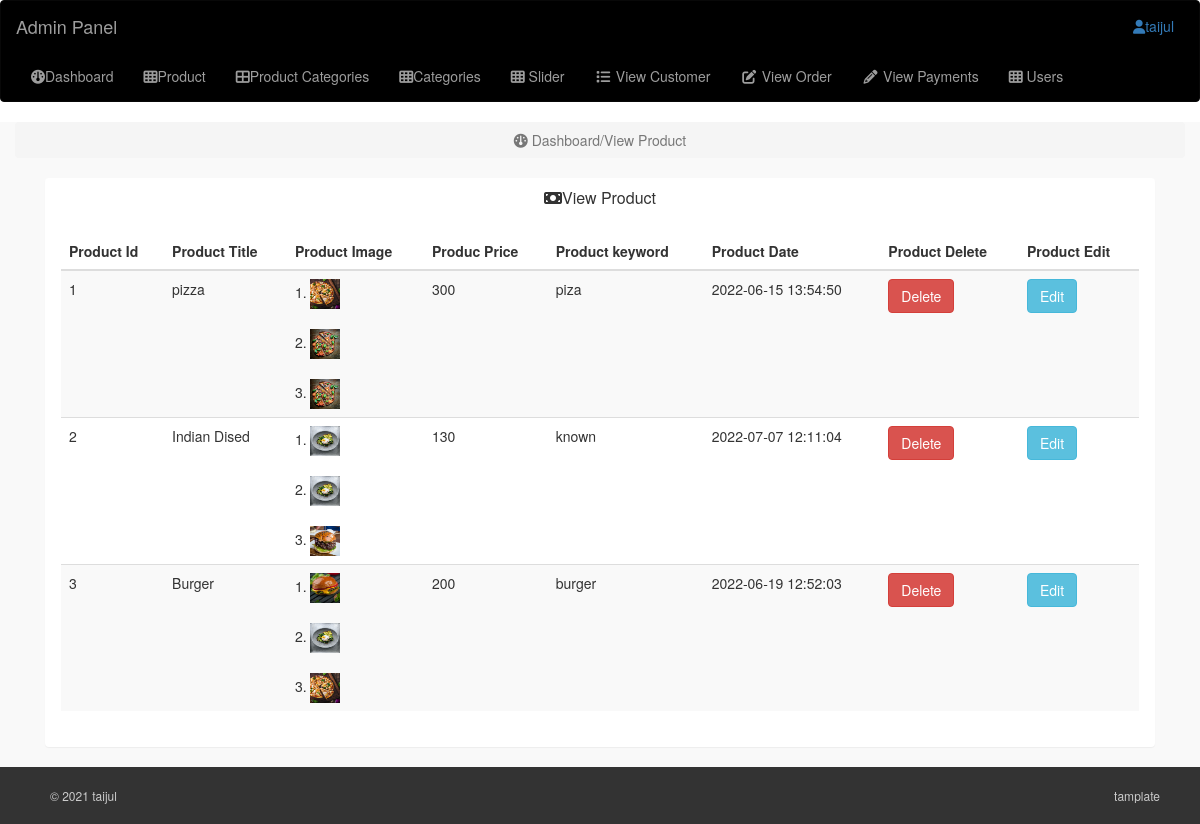
The app's page /admin_area/index.php?view_product (signed in) with its own data.
### tables this page shows
CREATE TABLE `product` (
  `product_id` int(10) NOT NULL,
  `p_cat_id` int(10) NOT NULL,
  `cat_id` int(10) NOT NULL,
  `date` timestamp NOT NULL DEFAULT current_timestamp() ON UPDATE current_timestamp(),
  `product_title` text NOT NULL,
  `product_img1` text NOT NULL,
  `product_img2` text NOT NULL,
  `product_img3` text NOT NULL,
  `product_price` int(10) NOT NULL,
  `product_dec` text NOT NULL,
  `product_key` text NOT NULL
);

### admin_area/view_product.php (the view)
<?php
if(!isset($_SESSION['admin_email'])){
    echo"<script>window.open('login.php','_self')</script>";
}else{
?>
<center>
<div class="row">
    <div class="col-lg-12">
        <div class="breadcrumb">
            <li class="active">
                <i class="fa fa-dashboard"></i>
                Dashboard/View Product
            </li>
        </div>
    </div>
</div>
</center>
<center>
    <div class="row container">
        <div class="col-lg-12">
            <div class="panel panel-defult">
                <div class="panel-heading">
                    <h3 class="panel-title">
                    <i class="fa-solid fa-money-bill"></i>View Product
                    </h3>
                </div>
                <div class="panel-body">
                    <div class="table-responsive">
                        <table class="table table-boarder table-hover table-striped">
                            <thead>
                                <tr>
                                    <th>Product Id</th>
                                    <th>Product Title</th>
                                    <th>Product Image</th>
                                    <th>Produc Price</th>
                                    <th>Product keyword</th>
                                    <th>Product Date</th>
                                    <th>Product Delete</th>
                                    <th>Product Edit</th>
                                </tr>
                            </thead>
                            <tbody>
                           <?php
                           $i=0;
                           $get_product="SELECT * FROM product";
                           $query=mysqli_query($con,$get_product);
                           while($row=mysqli_fetch_array($query)){
                            $pro_id=$row['product_id'];
                           $product_title=$row['product_title'];
                           $p_img1=$row['product_img1'];
                           $p_img2=$row['product_img2'];
                           $p_img3=$row['product_img3'];
                           $product_price=$row['product_price'];
                           $product_key=$row['product_key'];
                           $date=$row['date'];
                            $i++;
                           ?>
                            <tr >
                            <td><?php echo $i?></td>
                            <td><?php echo $product_title?></td>
                             <td>1.  <img src="product_images/<?php echo $p_img1?>" height="30" width="30" alt=""><br>
                             <br>
                             2. <img src="product_images/<?php echo $p_img2?>" height="30" width="30" alt=""><br>
                             <br>
                             3. <img src="product_images/<?php echo $p_img3?>" height="30" width="30" alt=""><br>
                            </td>
                            <td><?php echo $product_price?></td>
                            <td><?php echo $product_key ?></td>
                            <td><?php echo $date?></td>
                            <td><a href="index.php?delete_id=<?php echo  $pro_id; ?>" class="btn btn-danger" > Delete</a></td>
                            <td><a href="index.php?edit_id=<?php echo  $pro_id; ?>" class="btn btn-info" > Edit</a></td>
                            <?php }?>
                            </tr>
                            </tbody>
                        </table>
                    </div>
                </div>
            </div>
        </div>
    </div>
</center>
<?php }?>

### admin_area/includes/sidebar.php (shortened to what this page needs)
<?php
if(!isset($_SESSION['admin_email'])){
    echo"<script>window.open('login.php','_self')</script>";
}else{
?>
<nav class="navbar navbar-inverse " style="background:black ;">
    <div class="navbar-header">
        <a href="index.php?dashboard" class="navbar-brand">Admin Panel</a>
    </div>
    <ul class="nav navbar-right top-nav">
        <li class="dropdown">
            <a href="#" class="dropdown-toggle" style="margin-right: 10px;" data-toggle="dropdown">
                <i class="fa fa-user"></i><?php echo $admin_name?>
            </a>
        </li>
    </ul>
    <div class="collapse  navbar-collapse navbar-ex1-collapse">
        <ul class="nav navbar-nav side-nav text-info">
            <li>
                <a href="index.php?dashboard">
                    <i class="fa fa-gauge"></i>Dashboard
                </a>
            </li>
            <li>
                <a href="#" data-toggle="collapse" data-target="#products">
                <i class="fa fa-table-cells"></i>Product
                </a>
            </li>
            <li>
                <a href="#" data-toggle="collapse" data-target="#cat">
                <i class="fa-solid fa-table-cells-large"></i>Product Categories
                </a>
            </li>
            <li>
                <a href="#" data-toggle="collapse" data-target="#categories">
                <i class="fa fa-table-cells"></i>Categories
                </a>
            </li>
            <li>
                <a href="#" data-toggle="collapse" data-target="#slider">
                <i class="fa fa-table-cells"></i>  Slider
                </a>
            </li>
            <li>
                <a href="index.php?view_customer">
                <i class="fa fa-fw fa-list"></i>  View Customer
                </a>
            </li>
            <li>
                <a href="index.php?view_order">
                <i class="fa fa-fw fa-edit"></i>  View Order
                </a>
            </li>
            <li>
                <a href="index.php?view_Payments">
                <i class="fa fa-fw fa-pencil"></i>  View Payments
                </a>
            </li>
            <li>
                <a href="#" data-toggle="collapse" data-target="#users">
                <i class="fa fa-table-cells"></i> Users
                </a>
            </li>
        </ul>
    </div>
</nav>
<?php }?>

### admin_area/css/style.css (style rules this page uses)
.top-nav { padding: 0 15px; }
.top-nav>li { display: inline-block; }
.top-nav>li>a { padding-top: 15px; padding-bottom: 15px; line-height: 20px; }

### records on screen
product: product_title "pizza", product_img1 (picture), product_img2 (picture), product_img3 (picture), product_price "300", product_key "piza", date "2022-06-15 13:54:50"
product: product_title "Indian Dised", product_img1 (picture), product_img2 (picture), product_img3 (picture), product_price "130", product_key "known", date "2022-07-07 12:11:04"
product: product_title "Burger", product_img1 (picture), product_img2 (picture), product_img3 (picture), product_price "200", product_key "burger", date "2022-06-19 12:52:03"

### other values on screen
$admin_name "taijul"
